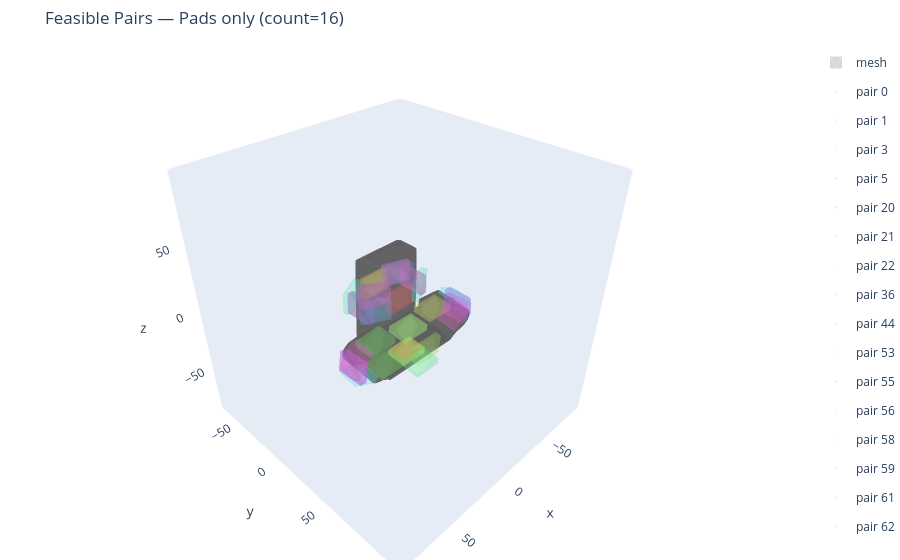

Source (notebook cell):
### Code cell
fig = gfv.visualize_feasible_pairs_pads(result, reports, show=True)
# fig.write_html(f"./Grasping_Result/{name}_patch_pairs_feasible.html", include_plotlyjs="cdn", full_html=True)

### Figure 1 — Plotly figure (JSON) as saved in the notebook; plotly's stock layout.template omitted (floating-point values rounded to 4 significant figures; data arrays with more than 128 entries replaced by an {"elided": "..."} marker saying what was removed)
{"data": [{"color": "#cfcfcf", "flatshading": true, "i": {"elided": "1000 int values"}, "j": {"elided": "1000 int values"}, "k": {"elided": "1000 int values"}, "lighting": {"ambient": 0.45, "diffuse": 0.65, "roughness": 0.9, "specular": 0.2}, "lightposition": {"x": 0, "y": 0, "z": 1}, "name": "mesh", "opacity": 0.8, "showlegend": true, "type": "mesh3d", "x": {"elided": "500 float values"}, "y": {"elided": "500 float values"}, "z": {"elided": "500 float values"}}, {"legendgroup": "pair 0", "marker": {"opacity": 0, "size": 1}, "mode": "markers", "name": "pair 0", "showlegend": true, "type": "scatter3d", "x": [-0.04077], "y": [18.64], "z": [8.246]}, {"color": "rgb(242,109,109)", "i": [1, 4, 0, 2, 1, 5, 5, 3, 6, 2, 6, 7], "j": [3, 1, 3, 4, 7, 1, 7, 7, 4, 7, 5, 5], "k": [0, 0, 2, 0, 3, 4, 1, 2, 2, 6, 4, 6], "legendgroup": "pair 0", "name": "pair 0 - pad_i", "opacity": 0.2, "showlegend": false, "type": "mesh3d", "x": [9.959, 9.959, -10.04, -10.04, 9.959, 9.959, -10.04, -10.04], "y": [19.26, 24.26, 19.26, 24.26, 19.03, 24.02, 19.03, 24.02], "z": [15.74, 15.66, 15.74, 15.66, 0.7389, 0.6598, 0.7389, 0.6598]}, {"color": "rgb(242,109,109)", "i": [1, 4, 0, 2, 1, 5, 5, 3, 6, 2, 6, 7], "j": [3, 1, 3, 4, 7, 1, 7, 7, 4, 7, 5, 5], "k": [0, 0, 2, 0, 3, 4, 1, 2, 2, 6, 4, 6], "legendgroup": "pair 0", "name": "pair 0 - pad_j", "opacity": 0.2, "showlegend": false, "type": "mesh3d", "x": [9.964, 9.964, -10.04, -10.04, 9.964, 9.964, -10.04, -10.04], "y": [0.03882, -4.961, 0.03947, -4.96, 0.2759, -4.723, 0.2766, -4.723], "z": [1.039, 1.118, 1.039, 1.118, 16.04, 16.12, 16.04, 16.12]}, {"legendgroup": "pair 1", "marker": {"opacity": 0, "size": 1}, "mode": "markers", "name": "pair 1", "showlegend": true, "type": "scatter3d", "x": [-20.77], "y": [11.0], "z": [6.978]}, {"color": "rgb(242,158,109)", "i": [1, 4, 0, 2, 1, 5, 5, 3, 6, 2, 6, 7], "j": [3, 1, 3, 4, 7, 1, 7, 7, 4, 7, 5, 5], "k": [0, 0, 2, 0, 3, 4, 1, 2, 2, 6, 4, 6], "legendgroup": "pair 1", "name": "pair 1 - pad_i", "opacity": 0.2, "showlegend": false, "type": "mesh3d", "x": [-20.97, -25.97, -20.97, -25.97, -21.56, -26.56, -21.56, -26.56], "y": [21.0, 21.0, 0.9992, 0.9991, 21.0, 21.0, 0.9992, 0.9991], "z": [14.49, 14.69, 14.49, 14.69, -0.4968, -0.3015, -0.4969, -0.3015]}, {"color": "rgb(242,158,109)", "i": [1, 4, 0, 2, 1, 5, 5, 3, 6, 2, 6, 7], "j": [3, 1, 3, 4, 7, 1, 7, 7, 4, 7, 5, 5], "k": [0, 0, 2, 0, 3, 4, 1, 2, 2, 6, 4, 6], "legendgroup": "pair 1", "name": "pair 1 - pad_j", "opacity": 0.2, "showlegend": false, "type": "mesh3d", "x": [21.68, 26.68, 21.68, 26.68, 21.16, 26.16, 21.16, 26.16], "y": [20.69, 20.69, 0.6882, 0.6881, 20.69, 20.69, 0.6882, 0.6881], "z": [-0.6166, -0.4438, -0.6166, -0.4438, 14.37, 14.55, 14.37, 14.55]}, {"legendgroup": "pair 3", "marker": {"opacity": 0, "size": 1}, "mode": "markers", "name": "pair 3", "showlegend": true, "type": "scatter3d", "x": [7.41], "y": [36.82], "z": [-6.943]}, {"color": "rgb(242,208,109)", "i": [1, 4, 0, 2, 1, 5, 5, 3, 6, 2, 6, 7], "j": [3, 1, 3, 4, 7, 1, 7, 7, 4, 7, 5, 5], "k": [0, 0, 2, 0, 3, 4, 1, 2, 2, 6, 4, 6], "legendgroup": "pair 3", "name": "pair 3 - pad_i", "opacity": 0.2, "showlegend": false, "type": "mesh3d", "x": [17.41, 17.42, -2.59, -2.584, 17.41, 17.42, -2.59, -2.584], "y": [29.41, 29.89, 29.41, 29.9, 44.34, 44.82, 44.34, 44.83], "z": [-5.726, -0.7502, -5.703, -0.7267, -7.188, -2.212, -7.164, -2.188]}, {"color": "rgb(242,208,109)", "i": [1, 4, 0, 2, 1, 5, 5, 3, 6, 2, 6, 7], "j": [3, 1, 3, 4, 7, 1, 7, 7, 4, 7, 5, 5], "k": [0, 0, 2, 0, 3, 4, 1, 2, 2, 6, 4, 6], "legendgroup": "pair 3", "name": "pair 3 - pad_j", "opacity": 0.2, "showlegend": false, "type": "mesh3d", "x": [10.25, 10.25, -9.748, -9.748, 10.25, 10.25, -9.748, -9.748], "y": [36.85, 36.24, 36.85, 36.24, 21.96, 21.35, 21.96, 21.35], "z": [-29.98, -34.95, -29.98, -34.95, -28.16, -33.12, -28.16, -33.12]}, {"legendgroup": "pair 5", "marker": {"opacity": 0, "size": 1}, "mode": "markers", "name": "pair 5", "showlegend": true, "type": "scatter3d", "x": [-20.77], "y": [32.03], "z": [-7.655]}, {"color": "rgb(225,242,109)", "i": [1, 4, 0, 2, 1, 5, 5, 3, 6, 2, 6, 7], "j": [3, 1, 3, 4, 7, 1, 7, 7, 4, 7, 5, 5], "k": [0, 0, 2, 0, 3, 4, 1, 2, 2, 6, 4, 6], "legendgroup": "pair 5", "name": "pair 5 - pad_i", "opacity": 0.2, "showlegend": false, "type": "mesh3d", "x": [-10.78, -10.9, -30.78, -30.89, -10.78, -10.9, -30.78, -30.89], "y": [24.61, 25.01, 24.57, 24.98, 39.56, 39.96, 39.52, 39.93], "z": [-6.325, -1.343, -6.771, -1.789, -7.542, -2.56, -7.989, -3.006]}, {"color": "rgb(225,242,109)", "i": [1, 4, 0, 2, 1, 5, 5, 3, 6, 2, 6, 7], "j": [3, 1, 3, 4, 7, 1, 7, 7, 4, 7, 5, 5], "k": [0, 0, 2, 0, 3, 4, 1, 2, 2, 6, 4, 6], "legendgroup": "pair 5", "name": "pair 5 - pad_j", "opacity": 0.2, "showlegend": false, "type": "mesh3d", "x": [10.21, 10.21, -9.792, -9.792, 10.21, 10.21, -9.792, -9.792], "y": [36.79, 36.18, 36.79, 36.18, 21.9, 21.29, 21.9, 21.29], "z": [-30.48, -35.44, -30.48, -35.44, -28.65, -33.62, -28.65, -33.62]}, {"legendgroup": "pair 20", "marker": {"opacity": 0, "size": 1}, "mode": "markers", "name": "pair 20", "showlegend": true, "type": "scatter3d", "x": [-0.02068], "y": [44.12], "z": [-19.28]}, {"color": "rgb(175,242,109)", "i": [1, 4, 0, 2, 1, 5, 5, 3, 6, 2, 6, 7], "j": [3, 1, 3, 4, 7, 1, 7, 7, 4, 7, 5, 5], "k": [0, 0, 2, 0, 3, 4, 1, 2, 2, 6, 4, 6], "legendgroup": "pair 20", "name": "pair 20 - pad_i", "opacity": 0.2, "showlegend": false, "type": "mesh3d", "x": [9.979, 9.979, -10.02, -10.02, 9.979, 9.979, -10.02, -10.02], "y": [45.53, 50.49, 45.53, 50.49, 43.7, 48.66, 43.7, 48.66], "z": [-11.9, -12.51, -11.9, -12.51, -26.78, -27.39, -26.78, -27.39]}, {"color": "rgb(175,242,109)", "i": [1, 4, 0, 2, 1, 5, 5, 3, 6, 2, 6, 7], "j": [3, 1, 3, 4, 7, 1, 7, 7, 4, 7, 5, 5], "k": [0, 0, 2, 0, 3, 4, 1, 2, 2, 6, 4, 6], "legendgroup": "pair 20", "name": "pair 20 - pad_j", "opacity": 0.2, "showlegend": false, "type": "mesh3d", "x": [9.964, 9.964, -10.04, -10.04, 9.964, 9.964, -10.04, -10.04], "y": [0.03882, -4.961, 0.03947, -4.96, 0.2759, -4.723, 0.2766, -4.723], "z": [1.039, 1.118, 1.039, 1.118, 16.04, 16.12, 16.04, 16.12]}, {"legendgroup": "pair 21", "marker": {"opacity": 0, "size": 1}, "mode": "markers", "name": "pair 21", "showlegend": true, "type": "scatter3d", "x": [31.37], "y": [31.99], "z": [-7.371]}, {"color": "rgb(125,242,109)", "i": [1, 4, 0, 2, 1, 5, 5, 3, 6, 2, 6, 7], "j": [3, 1, 3, 4, 7, 1, 7, 7, 4, 7, 5, 5], "k": [0, 0, 2, 0, 3, 4, 1, 2, 2, 6, 4, 6], "legendgroup": "pair 21", "name": "pair 21 - pad_i", "opacity": 0.2, "showlegend": false, "type": "mesh3d", "x": [41.38, 41.8, 21.45, 21.88, 41.38, 41.8, 21.45, 21.88], "y": [24.51, 25.13, 24.72, 25.34, 39.39, 40.01, 39.6, 40.22], "z": [-6.78, -1.837, -5.098, -0.1548, -8.656, -3.714, -6.974, -2.032]}, {"color": "rgb(125,242,109)", "i": [1, 4, 0, 2, 1, 5, 5, 3, 6, 2, 6, 7], "j": [3, 1, 3, 4, 7, 1, 7, 7, 4, 7, 5, 5], "k": [0, 0, 2, 0, 3, 4, 1, 2, 2, 6, 4, 6], "legendgroup": "pair 21", "name": "pair 21 - pad_j", "opacity": 0.2, "showlegend": false, "type": "mesh3d", "x": [30.32, 30.32, 10.32, 10.32, 30.32, 30.32, 10.32, 10.32], "y": [36.76, 36.15, 36.76, 36.15, 21.87, 21.26, 21.87, 21.26], "z": [-29.97, -34.94, -29.97, -34.94, -28.14, -33.11, -28.14, -33.11]}, {"legendgroup": "pair 22", "marker": {"opacity": 0, "size": 1}, "mode": "markers", "name": "pair 22", "showlegend": true, "type": "scatter3d", "x": [0.03665], "y": [41.91], "z": [-31.11]}, {"color": "rgb(109,242,142)", "i": [1, 4, 0, 2, 1, 5, 5, 3, 6, 2, 6, 7], "j": [3, 1, 3, 4, 7, 1, 7, 7, 4, 7, 5, 5], "k": [0, 0, 2, 0, 3, 4, 1, 2, 2, 6, 4, 6], "legendgroup": "pair 22", "name": "pair 22 - pad_i", "opacity": 0.2, "showlegend": false, "type": "mesh3d", "x": [10.04, 10.04, -9.963, -9.964, 10.04, 10.04, -9.963, -9.964], "y": [49.29, 48.69, 49.29, 48.69, 34.4, 33.8, 34.4, 33.8], "z": [-32.51, -37.47, -32.51, -37.47, -30.7, -35.66, -30.7, -35.66]}, {"color": "rgb(109,242,142)", "i": [1, 4, 0, 2, 1, 5, 5, 3, 6, 2, 6, 7], "j": [3, 1, 3, 4, 7, 1, 7, 7, 4, 7, 5, 5], "k": [0, 0, 2, 0, 3, 4, 1, 2, 2, 6, 4, 6], "legendgroup": "pair 22", "name": "pair 22 - pad_j", "opacity": 0.2, "showlegend": false, "type": "mesh3d", "x": [17.41, 17.42, -2.59, -2.584, 17.41, 17.42, -2.59, -2.584], "y": [29.41, 29.89, 29.41, 29.9, 44.34, 44.82, 44.34, 44.83], "z": [-5.726, -0.7502, -5.703, -0.7267, -7.188, -2.212, -7.164, -2.188]}, {"legendgroup": "pair 36", "marker": {"opacity": 0, "size": 1}, "mode": "markers", "name": "pair 36", "showlegend": true, "type": "scatter3d", "x": [19.32], "y": [1.439], "z": [8.52]}, {"color": "rgb(109,242,192)", "i": [1, 4, 0, 2, 1, 5, 5, 3, 6, 2, 6, 7], "j": [3, 1, 3, 4, 7, 1, 7, 7, 4, 7, 5, 5], "k": [0, 0, 2, 0, 3, 4, 1, 2, 2, 6, 4, 6], "legendgroup": "pair 36", "name": "pair 36 - pad_i", "opacity": 0.2, "showlegend": false, "type": "mesh3d", "x": [28.44, 30.72, 10.64, 12.93, 28.44, 30.72, 10.64, 12.93], "y": [5.417, 0.9685, -3.705, -8.154, 5.694, 1.245, -3.428, -7.877], "z": [0.945, 1.027, 1.113, 1.195, 15.94, 16.02, 16.11, 16.19]}, {"color": "rgb(109,242,192)", "i": [1, 4, 0, 2, 1, 5, 5, 3, 6, 2, 6, 7], "j": [3, 1, 3, 4, 7, 1, 7, 7, 4, 7, 5, 5], "k": [0, 0, 2, 0, 3, 4, 1, 2, 2, 6, 4, 6], "legendgroup": "pair 36", "name": "pair 36 - pad_j", "opacity": 0.2, "showlegend": false, "type": "mesh3d", "x": [-11.21, -13.54, -28.92, -31.24, -11.21, -13.54, -28.92, -31.24], "y": [22.42, 26.85, 13.12, 17.54, 22.13, 26.56, 12.83, 17.25], "z": [15.67, 15.58, 15.85, 15.76, 0.6687, 0.5834, 0.848, 0.7628]}, {"legendgroup": "pair 44", "marker": {"opacity": 0, "size": 1}, "mode": "markers", "name": "pair 44", "showlegend": true, "type": "scatter3d", "x": [-43.05], "y": [31.75], "z": [-9.192]}, {"color": "rgb(109,242,242)", "i": [1, 4, 0, 2, 1, 5, 5, 3, 6, 2, 6, 7], "j": [3, 1, 3, 4, 7, 1, 7, 7, 4, 7, 5, 5], "k": [0, 0, 2, 0, 3, 4, 1, 2, 2, 6, 4, 6], "legendgroup": "pair 44", "name": "pair 44 - pad_i", "opacity": 0.2, "showlegend": false, "type": "mesh3d", "x": [-34.83, -37.47, -51.8, -54.44, -34.83, -37.47, -51.8, -54.44], "y": [25.01, 25.52, 23.72, 24.23, 39.89, 40.41, 38.6, 39.12], "z": [-2.606, 1.606, -13.11, -8.897, -4.434, -0.2225, -14.94, -10.72]}, {"color": "rgb(109,242,242)", "i": [1, 4, 0, 2, 1, 5, 5, 3, 6, 2, 6, 7], "j": [3, 1, 3, 4, 7, 1, 7, 7, 4, 7, 5, 5], "k": [0, 0, 2, 0, 3, 4, 1, 2, 2, 6, 4, 6], "legendgroup": "pair 44", "name": "pair 44 - pad_j", "opacity": 0.2, "showlegend": false, "type": "mesh3d", "x": [51.64, 53.96, 33.93, 36.25, 51.64, 53.96, 33.93, 36.25], "y": [38.0, 37.46, 36.87, 36.33, 23.11, 22.57, 21.98, 21.44], "z": [-19.85, -24.24, -29.05, -33.45, -18.02, -22.41, -27.23, -31.62]}, {"legendgroup": "pair 53", "marker": {"opacity": 0, "size": 1}, "mode": "markers", "name": "pair 53", "showlegend": true, "type": "scatter3d", "x": [19.22], "y": [17.95], "z": [8.246]}, {"color": "rgb(109,192,242)", "i": [1, 4, 0, 2, 1, 5, 5, 3, 6, 2, 6, 7], "j": [3, 1, 3, 4, 7, 1, 7, 7, 4, 7, 5, 5], "k": [0, 0, 2, 0, 3, 4, 1, 2, 2, 6, 4, 6], "legendgroup": "pair 53", "name": "pair 53 - pad_i", "opacity": 0.2, "showlegend": false, "type": "mesh3d", "x": [28.47, 30.61, 10.38, 12.52, 28.47, 30.61, 10.38, 12.52], "y": [14.25, 18.77, 22.78, 27.3, 14.03, 18.55, 22.56, 27.08], "z": [15.8, 15.73, 15.68, 15.61, 0.8029, 0.7361, 0.677, 0.6103]}, {"color": "rgb(109,192,242)", "i": [1, 4, 0, 2, 1, 5, 5, 3, 6, 2, 6, 7], "j": [3, 1, 3, 4, 7, 1, 7, 7, 4, 7, 5, 5], "k": [0, 0, 2, 0, 3, 4, 1, 2, 2, 6, 4, 6], "legendgroup": "pair 53", "name": "pair 53 - pad_j", "opacity": 0.2, "showlegend": false, "type": "mesh3d", "x": [-9.919, -11.5, -28.9, -30.48, -9.919, -11.5, -28.9, -30.48], "y": [-2.799, -7.543, 3.513, -1.231, -2.633, -7.377, 3.679, -1.065], "z": [1.06, 1.112, 0.9896, 1.042, 16.06, 16.11, 15.99, 16.04]}, {"legendgroup": "pair 55", "marker": {"opacity": 0, "size": 1}, "mode": "markers", "name": "pair 55", "showlegend": true, "type": "scatter3d", "x": [-19.85], "y": [2.402], "z": [8.519]}, {"color": "rgb(109,142,242)", "i": [1, 4, 0, 2, 1, 5, 5, 3, 6, 2, 6, 7], "j": [3, 1, 3, 4, 7, 1, 7, 7, 4, 7, 5, 5], "k": [0, 0, 2, 0, 3, 4, 1, 2, 2, 6, 4, 6], "legendgroup": "pair 55", "name": "pair 55 - pad_i", "opacity": 0.2, "showlegend": false, "type": "mesh3d", "x": [-12.41, -15.56, -27.92, -31.07, -12.41, -15.56, -27.92, -31.07], "y": [-4.487, -8.364, 8.135, 4.259, -4.106, -7.982, 8.517, 4.64], "z": [1.192, 1.29, 0.8705, 0.9692, 16.19, 16.29, 15.87, 15.96]}, {"color": "rgb(109,142,242)", "i": [1, 4, 0, 2, 1, 5, 5, 3, 6, 2, 6, 7], "j": [3, 1, 3, 4, 7, 1, 7, 7, 4, 7, 5, 5], "k": [0, 0, 2, 0, 3, 4, 1, 2, 2, 6, 4, 6], "legendgroup": "pair 55", "name": "pair 55 - pad_j", "opacity": 0.2, "showlegend": false, "type": "mesh3d", "x": [28.03, 30.64, 10.97, 13.58, 28.03, 30.64, 10.97, 13.58], "y": [13.32, 17.58, 23.75, 28.01, 13.28, 17.55, 23.71, 27.98], "z": [27.87, 27.86, 27.85, 27.84, 12.87, 12.86, 12.85, 12.84]}, {"legendgroup": "pair 56", "marker": {"opacity": 0, "size": 1}, "mode": "markers", "name": "pair 56", "showlegend": true, "type": "scatter3d", "x": [-46.75], "y": [31.05], "z": [-14.91]}, {"color": "rgb(125,109,242)", "i": [1, 4, 0, 2, 1, 5, 5, 3, 6, 2, 6, 7], "j": [3, 1, 3, 4, 7, 1, 7, 7, 4, 7, 5, 5], "k": [0, 0, 2, 0, 3, 4, 1, 2, 2, 6, 4, 6], "legendgroup": "pair 56", "name": "pair 56 - pad_i", "opacity": 0.2, "showlegend": false, "type": "mesh3d", "x": [-46.14, -51.1, -46.45, -51.4, -48.04, -53.0, -48.35, -53.31], "y": [41.06, 41.14, 21.06, 21.14, 41.06, 41.14, 21.06, 21.14], "z": [-7.431, -6.796, -7.391, -6.756, -22.31, -21.67, -22.27, -21.63]}, {"color": "rgb(125,109,242)", "i": [1, 4, 0, 2, 1, 5, 5, 3, 6, 2, 6, 7], "j": [3, 1, 3, 4, 7, 1, 7, 7, 4, 7, 5, 5], "k": [0, 0, 2, 0, 3, 4, 1, 2, 2, 6, 4, 6], "legendgroup": "pair 56", "name": "pair 56 - pad_j", "opacity": 0.2, "showlegend": false, "type": "mesh3d", "x": [21.68, 26.68, 21.68, 26.68, 21.16, 26.16, 21.16, 26.16], "y": [20.69, 20.69, 0.6882, 0.6881, 20.69, 20.69, 0.6882, 0.6881], "z": [-0.6166, -0.4438, -0.6166, -0.4438, 14.37, 14.55, 14.37, 14.55]}, {"legendgroup": "pair 58", "marker": {"opacity": 0, "size": 1}, "mode": "markers", "name": "pair 58", "showlegend": true, "type": "scatter3d", "x": [46.71], "y": [31.05], "z": [-14.91]}, {"color": "rgb(175,109,242)", "i": [1, 4, 0, 2, 1, 5, 5, 3, 6, 2, 6, 7], "j": [3, 1, 3, 4, 7, 1, 7, 7, 4, 7, 5, 5], "k": [0, 0, 2, 0, 3, 4, 1, 2, 2, 6, 4, 6], "legendgroup": "pair 58", "name": "pair 58 - pad_i", "opacity": 0.2, "showlegend": false, "type": "mesh3d", "x": [48.0, 52.96, 48.31, 53.27, 46.1, 51.05, 46.4, 51.36], "y": [41.06, 41.14, 21.06, 21.14, 41.06, 41.14, 21.06, 21.14], "z": [-22.31, -21.67, -22.27, -21.63, -7.431, -6.796, -7.391, -6.756]}, {"color": "rgb(175,109,242)", "i": [1, 4, 0, 2, 1, 5, 5, 3, 6, 2, 6, 7], "j": [3, 1, 3, 4, 7, 1, 7, 7, 4, 7, 5, 5], "k": [0, 0, 2, 0, 3, 4, 1, 2, 2, 6, 4, 6], "legendgroup": "pair 58", "name": "pair 58 - pad_j", "opacity": 0.2, "showlegend": false, "type": "mesh3d", "x": [-20.97, -25.97, -20.97, -25.97, -21.56, -26.56, -21.56, -26.56], "y": [21.0, 21.0, 0.9992, 0.9991, 21.0, 21.0, 0.9992, 0.9991], "z": [14.49, 14.69, 14.49, 14.69, -0.4968, -0.3015, -0.4969, -0.3015]}, {"legendgroup": "pair 59", "marker": {"opacity": 0, "size": 1}, "mode": "markers", "name": "pair 59", "showlegend": true, "type": "scatter3d", "x": [-45.88], "y": [30.54], "z": [-18.38]}, {"color": "rgb(225,109,242)", "i": [1, 4, 0, 2, 1, 5, 5, 3, 6, 2, 6, 7], "j": [3, 1, 3, 4, 7, 1, 7, 7, 4, 7, 5, 5], "k": [0, 0, 2, 0, 3, 4, 1, 2, 2, 6, 4, 6], "legendgroup": "pair 59", "name": "pair 59 - pad_i", "opacity": 0.2, "showlegend": false, "type": "mesh3d", "x": [-48.97, -53.74, -48.25, -53.02, -44.45, -49.22, -43.73, -48.5], "y": [40.51, 40.32, 20.53, 20.34, 40.51, 40.32, 20.53, 20.34], "z": [-11.5, -13.0, -11.27, -12.77, -25.8, -27.3, -25.57, -27.08]}, {"color": "rgb(225,109,242)", "i": [1, 4, 0, 2, 1, 5, 5, 3, 6, 2, 6, 7], "j": [3, 1, 3, 4, 7, 1, 7, 7, 4, 7, 5, 5], "k": [0, 0, 2, 0, 3, 4, 1, 2, 2, 6, 4, 6], "legendgroup": "pair 59", "name": "pair 59 - pad_j", "opacity": 0.2, "showlegend": false, "type": "mesh3d", "x": [48.0, 52.96, 48.31, 53.27, 46.1, 51.05, 46.4, 51.36], "y": [41.06, 41.14, 21.06, 21.14, 41.06, 41.14, 21.06, 21.14], "z": [-22.31, -21.67, -22.27, -21.63, -7.431, -6.796, -7.391, -6.756]}, {"legendgroup": "pair 61", "marker": {"opacity": 0, "size": 1}, "mode": "markers", "name": "pair 61", "showlegend": true, "type": "scatter3d", "x": [-44.63], "y": [30.26], "z": [-22.1]}, {"color": "rgb(242,109,208)", "i": [1, 4, 0, 2, 1, 5, 5, 3, 6, 2, 6, 7], "j": [3, 1, 3, 4, 7, 1, 7, 7, 4, 7, 5, 5], "k": [0, 0, 2, 0, 3, 4, 1, 2, 2, 6, 4, 6], "legendgroup": "pair 61", "name": "pair 61 - pad_i", "opacity": 0.2, "showlegend": false, "type": "mesh3d", "x": [-38.02, -41.61, -51.96, -55.54, -38.02, -41.61, -51.96, -55.54], "y": [36.82, 36.41, 38.51, 38.1, 21.92, 21.51, 23.61, 23.2], "z": [-30.45, -33.91, -16.21, -19.67, -28.68, -32.14, -14.44, -17.9]}, {"color": "rgb(242,109,208)", "i": [1, 4, 0, 2, 1, 5, 5, 3, 6, 2, 6, 7], "j": [3, 1, 3, 4, 7, 1, 7, 7, 4, 7, 5, 5], "k": [0, 0, 2, 0, 3, 4, 1, 2, 2, 6, 4, 6], "legendgroup": "pair 61", "name": "pair 61 - pad_j", "opacity": 0.2, "showlegend": false, "type": "mesh3d", "x": [51.33, 55.54, 40.52, 44.73, 51.33, 55.54, 40.52, 44.73], "y": [23.02, 23.35, 25.07, 25.4, 37.9, 38.23, 39.96, 40.28], "z": [-18.81, -16.13, -2.106, 0.5758, -20.64, -17.96, -3.934, -1.252]}, {"legendgroup": "pair 62", "marker": {"opacity": 0, "size": 1}, "mode": "markers", "name": "pair 62", "showlegend": true, "type": "scatter3d", "x": [19.24], "y": [18.09], "z": [20.36]}, {"color": "rgb(242,109,158)", "i": [1, 4, 0, 2, 1, 5, 5, 3, 6, 2, 6, 7], "j": [3, 1, 3, 4, 7, 1, 7, 7, 4, 7, 5, 5], "k": [0, 0, 2, 0, 3, 4, 1, 2, 2, 6, 4, 6], "legendgroup": "pair 62", "name": "pair 62 - pad_i", "opacity": 0.2, "showlegend": false, "type": "mesh3d", "x": [28.03, 30.64, 10.97, 13.58, 28.03, 30.64, 10.97, 13.58], "y": [13.32, 17.58, 23.75, 28.01, 13.28, 17.55, 23.71, 27.98], "z": [27.87, 27.86, 27.85, 27.84, 12.87, 12.86, 12.85, 12.84]}, {"color": "rgb(242,109,158)", "i": [1, 4, 0, 2, 1, 5, 5, 3, 6, 2, 6, 7], "j": [3, 1, 3, 4, 7, 1, 7, 7, 4, 7, 5, 5], "k": [0, 0, 2, 0, 3, 4, 1, 2, 2, 6, 4, 6], "legendgroup": "pair 62", "name": "pair 62 - pad_j", "opacity": 0.2, "showlegend": false, "type": "mesh3d", "x": [-9.919, -11.5, -28.9, -30.48, -9.919, -11.5, -28.9, -30.48], "y": [-2.799, -7.543, 3.513, -1.231, -2.633, -7.377, 3.679, -1.065], "z": [1.06, 1.112, 0.9896, 1.042, 16.06, 16.11, 15.99, 16.04]}], "layout": {"legend": {"groupclick": "togglegroup"}, "margin": {"b": 0, "l": 0, "r": 0, "t": 48}, "scene": {"aspectmode": "cube", "xaxis": {"range": [-93.94, 93.9], "showgrid": false, "zeroline": false}, "yaxis": {"range": [-71.54, 116.3], "showgrid": false, "zeroline": false}, "zaxis": {"range": [-89.82, 98.02], "showgrid": false, "zeroline": false}}, "showlegend": true, "title": {"text": "Feasible Pairs — Pads only (count=16)"}}}
